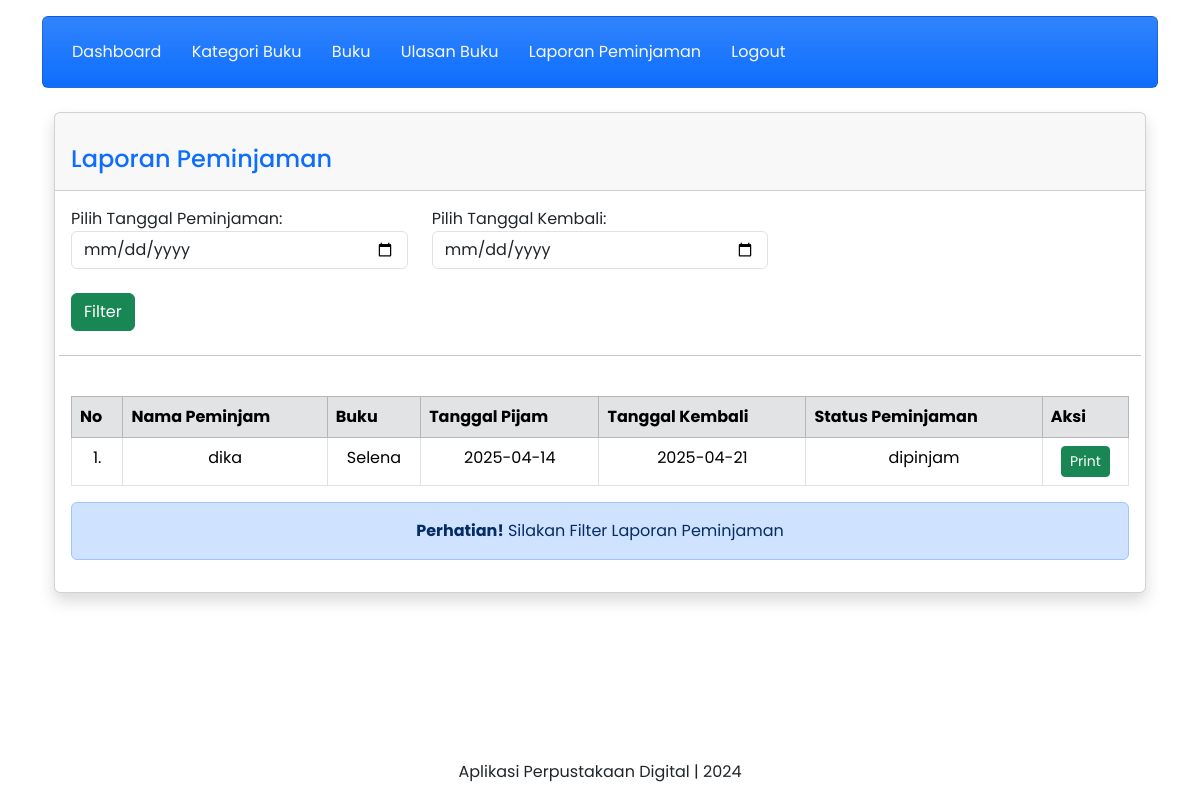
The page /petugas/generate.php (signed in) on the database its author committed.
### tables this page shows
CREATE TABLE `peminjaman` (
  `id_peminjaman` int(11) NOT NULL,
  `id_user` int(11) NOT NULL,
  `id_buku` int(11) NOT NULL,
  `tanggal_peminjaman` date NOT NULL,
  `tanggal_pengembalian` date NOT NULL,
  `status_peminjaman` varchar(50) NOT NULL
);

CREATE TABLE `user` (
  `id_user` int(11) NOT NULL,
  `username` varchar(255) NOT NULL,
  `password` varchar(255) NOT NULL,
  `email` varchar(255) NOT NULL,
  `nama_lengkap` varchar(255) NOT NULL,
  `alamat` text NOT NULL,
  `level` enum('admin','petugas','peminjam') NOT NULL
);

CREATE TABLE `buku` (
  `id_buku` int(11) NOT NULL,
  `id_kategori` int(11) NOT NULL,
  `judul` varchar(255) NOT NULL,
  `image` varchar(255) DEFAULT 'default.jpeg',
  `penulis` varchar(255) NOT NULL,
  `penerbit` varchar(255) NOT NULL,
  `tahun_terbit` int(11) NOT NULL,
  `deskripsi` longtext NOT NULL
);

### petugas/generate.php (the view, shortened to what this page needs)
<!DOCTYPE html>
<html lang="en">
<head>
    <link href="https://cdn.jsdelivr.net/npm/bootstrap@5.3.2/dist/css/bootstrap.min.css" rel="stylesheet"
>
    <link rel="stylesheet" href="bootstrap/css/bootstrap.min.css">
    <link rel="stylesheet" href="https://cdn.jsdelivr.net/npm/bootstrap-icons@1.11.3/font/bootstrap-icons.min.css">
</head>
<body>
    <div class="container">
        <div class="content mt-3">
            <div class="card bg-primary bg-gradient">
                <div class="card-body">
                    <a href="index.php" class="btn text-light">Dashboard</a>
                    <a href="kategori-buku.php" class="btn text-light">Kategori Buku</a>
                    <a href="buku.php" class="btn text-light">Buku</a>
                    <a href="koleksi-ulasan.php" class="btn text-light">Ulasan Buku</a>
                    <a href="generate.php" class="btn text-light">Laporan Peminjaman</a>
                    <a href="../logout.php" class="btn text-light">Logout</a>
                </div>
            </div>
        </div>
        <div class="container-fluid">
            <br>
            <div class="card shadow mb-4">
                <div class="card-header py-3">
                    <h4 class="m-0 font-weight-bold text-primary mt-3">Laporan Peminjaman</h4>
                </div>
                <div class="card-body">
                    <div class="page-content fade-in-up">
                        <div class="ibox">
                            <div class="ibox-body">
                                <form method="post">
                                    <div class="row">
                                        <div class="col-md-4">
                                            <label for="tanggal_peminjaman">Pilih Tanggal Peminjaman:</label>
                                            <input type="date" id="tanggal_peminjaman" name="tanggal_peminjaman"
                                                class="form-control">
                                        </div>
                                        <div class="col-md-4">
                                            <label for="tanggal_pengembalian">Pilih Tanggal Kembali:</label>
                                            <input type="date" id="tanggal_pengembalian" name="tanggal_pengembalian"
                                                class="form-control">
                                        </div>
                                        <div class="py-4">
                                            <button type="submit" class="btn btn-success">Filter</button>
                                        </div>
                                </form>
                                <hr>
                            </div>
                        </div>
                    </div>
                    <div class="table-responsive mt-4">
                        <table class="table table-bordered" id="dataTable" width="100%" cellspacing="0">
                            <thead class="table table-secondary">
                                <tr>
                                    <th>No</th>
                                    <th>Nama Peminjam</th>
                                    <th>Buku</th>
                                    <th>Tanggal Pijam</th>
                                    <th>Tanggal Kembali</th>
                                    <th>Status Peminjaman</th>
                                    <th>Aksi</th>
                                </tr>
                            </thead>
                            <tbody>
                                <?php
                                    include '../koneksi.php';
                                    $no = 1;
                                    if ($_SERVER['REQUEST_METHOD'] == 'POST') {
                                        $tanggal_peminjaman = $_POST['tanggal_peminjaman'];
                                        $tanggal_pengembalian = $_POST['tanggal_pengembalian'];
                                        $query = mysqli_query($koneksi, "SELECT * FROM peminjaman, buku, user WHERE peminjaman.id_user=user.id_user
                                             AND peminjaman.id_buku=buku.id_buku AND tanggal_peminjaman >= '$tanggal_peminjaman' AND
                                             (tanggal_pengembalian <= '$tanggal_pengembalian')");
                                    } else {
                                        $query = mysqli_query($koneksi, "SELECT * FROM peminjaman, buku, user WHERE peminjaman.id_user=user.id_user
                                             AND peminjaman.id_buku=buku.id_buku ORDER BY peminjaman.id_peminjaman DESC");
                                    }
                                    while ($row = mysqli_fetch_assoc($query)) {
                                    ?>
                                <tr class="text-center">
                                    <td><?php echo $no++; ?>.</td>
                                    <td><?php echo $row['nama_lengkap']; ?></td>
                                    <td><?php echo $row['judul']; ?></td>
                                    <td><?php echo $row['tanggal_peminjaman']; ?></td>
                                    <td><?php echo $row['tanggal_pengembalian']; ?></td>
                                    <td><?php echo $row['status_peminjaman']; ?></td>
                                    <td>
                                        <a class="btn btn-sm btn-success"
                                            href="print1.php?id_peminjaman=<?php echo $row['id_peminjaman']; ?>&tanggal_peminjaman=<?php echo $row['tanggal_peminjaman']; ?>&tanggal_pengembalian=<?php echo $row['tanggal_pengembalian']; ?>"
                                            target="_blank">Print</a>
                                    </td>
                                </tr>
                                <?php
}
?>
                            </tbody>
                        </table>
                    </div>
                    <?php if ($_SERVER['REQUEST_METHOD'] != 'POST') { ?>
                    <div class="alert alert-sm alert-primary">
                        <center>
                            <strong>Perhatian!</strong> Silakan Filter Laporan Peminjaman
                        </center>
                    </div>
                    <?php } ?>
                </div>
            </div>
        </div>
        <div class="content mt-3 fixed-bottom bg-white">
            <p class="text-center"> Aplikasi Perpustakaan Digital | 2024 </p>
        </div>
</body>
</html>

### petugas/generate.php (style rules this page uses)
* { font-family: 'Poppins', sans-serif; }

### rows shown on the page
peminjaman: id_user.nama_lengkap "dika", id_buku.judul "Selena", tanggal_peminjaman "2025-04-14", tanggal_pengembalian "2025-04-21", status_peminjaman "dipinjam"
